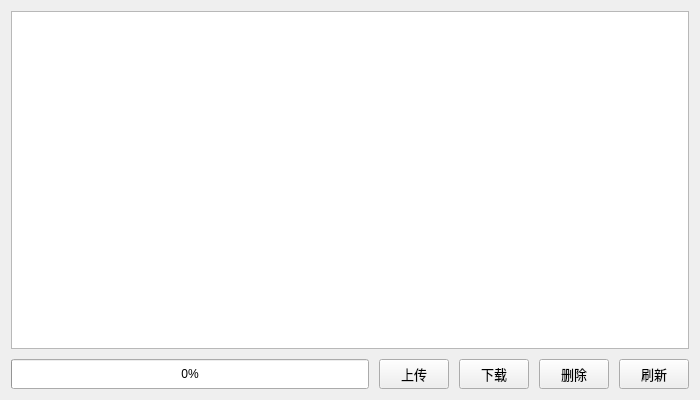
<?xml version="1.0" encoding="UTF-8"?>
<ui version="4.0">
 <class>GroupFileWindow</class>
 <widget class="QWidget" name="GroupFileWindow">
  <property name="geometry">
   <rect>
    <x>0</x>
    <y>0</y>
    <width>700</width>
    <height>400</height>
   </rect>
  </property>
  <property name="minimumSize">
   <size>
    <width>700</width>
    <height>400</height>
   </size>
  </property>
  <property name="windowTitle">
   <string>Form</string>
  </property>
  <layout class="QFormLayout" name="formLayout">
   <item row="0" column="0" colspan="2">
    <layout class="QVBoxLayout" name="verticalLayout">
     <property name="spacing">
      <number>10</number>
     </property>
     <item>
      <widget class="QTableWidget" name="tableWidget"/>
     </item>
     <item>
      <layout class="QHBoxLayout" name="horizontalLayout">
       <item>
        <widget class="QProgressBar" name="progressBar">
         <property name="minimumSize">
          <size>
           <width>0</width>
           <height>30</height>
          </size>
         </property>
         <property name="value">
          <number>0</number>
         </property>
        </widget>
       </item>
       <item>
        <widget class="QPushButton" name="uploadButton">
         <property name="sizePolicy">
          <sizepolicy hsizetype="Fixed" vsizetype="Fixed">
           <horstretch>0</horstretch>
           <verstretch>0</verstretch>
          </sizepolicy>
         </property>
         <property name="minimumSize">
          <size>
           <width>70</width>
           <height>30</height>
          </size>
         </property>
         <property name="maximumSize">
          <size>
           <width>70</width>
           <height>30</height>
          </size>
         </property>
         <property name="font">
          <font>
           <pointsize>10</pointsize>
          </font>
         </property>
         <property name="text">
          <string>上传</string>
         </property>
        </widget>
       </item>
       <item>
        <widget class="QPushButton" name="downloadButton">
         <property name="sizePolicy">
          <sizepolicy hsizetype="Fixed" vsizetype="Fixed">
           <horstretch>0</horstretch>
           <verstretch>0</verstretch>
          </sizepolicy>
         </property>
         <property name="minimumSize">
          <size>
           <width>70</width>
           <height>30</height>
          </size>
         </property>
         <property name="maximumSize">
          <size>
           <width>70</width>
           <height>30</height>
          </size>
         </property>
         <property name="font">
          <font>
           <pointsize>10</pointsize>
          </font>
         </property>
         <property name="text">
          <string>下载</string>
         </property>
        </widget>
       </item>
       <item>
        <widget class="QPushButton" name="deleteButton">
         <property name="sizePolicy">
          <sizepolicy hsizetype="Fixed" vsizetype="Fixed">
           <horstretch>0</horstretch>
           <verstretch>0</verstretch>
          </sizepolicy>
         </property>
         <property name="minimumSize">
          <size>
           <width>70</width>
           <height>30</height>
          </size>
         </property>
         <property name="maximumSize">
          <size>
           <width>70</width>
           <height>30</height>
          </size>
         </property>
         <property name="font">
          <font>
           <pointsize>10</pointsize>
          </font>
         </property>
         <property name="text">
          <string>删除</string>
         </property>
        </widget>
       </item>
       <item>
        <widget class="QPushButton" name="refreshButton">
         <property name="minimumSize">
          <size>
           <width>70</width>
           <height>30</height>
          </size>
         </property>
         <property name="maximumSize">
          <size>
           <width>70</width>
           <height>30</height>
          </size>
         </property>
         <property name="font">
          <font>
           <pointsize>10</pointsize>
          </font>
         </property>
         <property name="text">
          <string>刷新</string>
         </property>
        </widget>
       </item>
      </layout>
     </item>
    </layout>
   </item>
  </layout>
 </widget>
 <resources/>
 <connections/>
</ui>
